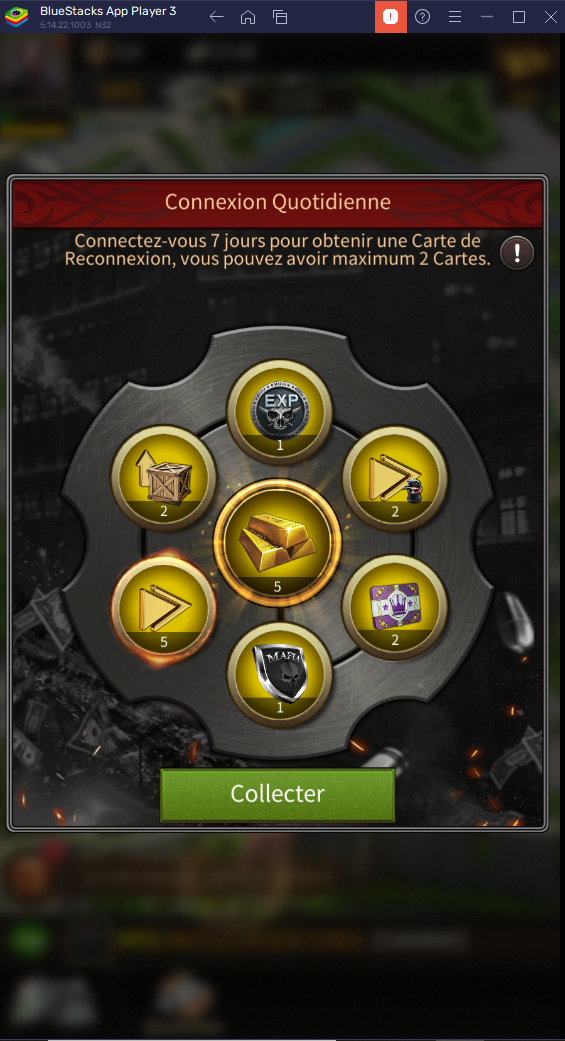
#> input picture templates/capture_test.png, 565 x 1041 px; its folder holds only this picture in this run
$ python extract_icon.py
#> lines starting #> are read from the running program, lines starting #| are printed output that depends on the picture
# -*- coding: utf-8 -*-
"""Script pour extraire l'icône du jeu chargé"""
from PIL import Image
import os
import glob

# Trouver le fichier Capture
template_dir = r"C:\Projets\2 project\templates"
pattern = os.path.join(template_dir, "Capture*.png")
captures = glob.glob(pattern)

if not captures:
    print("ERREUR: Aucun fichier Capture*.png trouve")
    exit(1)

capture_path = captures[0]
print(f"Fichier trouve: {capture_path}")

# Ouvrir l'image
img = Image.open(capture_path)
#> img is the input picture: PIL image 565x1041 RGBA; mean R, G, B, A 52.7, 46.6, 33.3, 255
print(f"Dimensions de la capture: {img.size}")
#| Dimensions de la capture: (565, 1041)

# L'icône de la carte avec le flingue est en bas à gauche
# Coordonnées ajustées pour capturer uniquement l'icône
# Format: (left, top, right, bottom)
left = 8
top = img.size[1] - 78  # Ajusté pour capturer l'icône
#> top = 963
right = 72
bottom = img.size[1] - 14  # Ajusté
#> bottom = 1027

print(f"Zone d'extraction: left={left}, top={top}, right={right}, bottom={bottom}")
#| Zone d'extraction: left=8, top=963, right=72, bottom=1027

# Extraire l'icône
icon = img.crop((left, top, right, bottom))
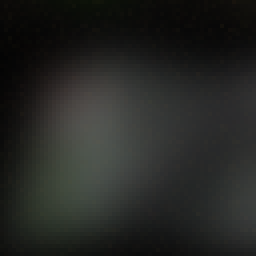
#> icon: PIL image 64x64 RGBA (shown 4 times larger); mean R, G, B, A 37.1, 38.2, 35.7, 255
print(f"Dimensions de l'icone extraite: {icon.size}")
#| Dimensions de l'icone extraite: (64, 64)

# Sauvegarder dans les deux emplacements
output_paths = [
    r"C:\Projets\2 project\templates\icone_jeu_charge.png",
    r"C:\Projets\2 project\templates\ville\icone_jeu_charge.png"
]

for output_path in output_paths:
    icon.save(output_path)
    print(f"OK - Icone sauvegardee: {output_path}")

print("\nTermine !")
